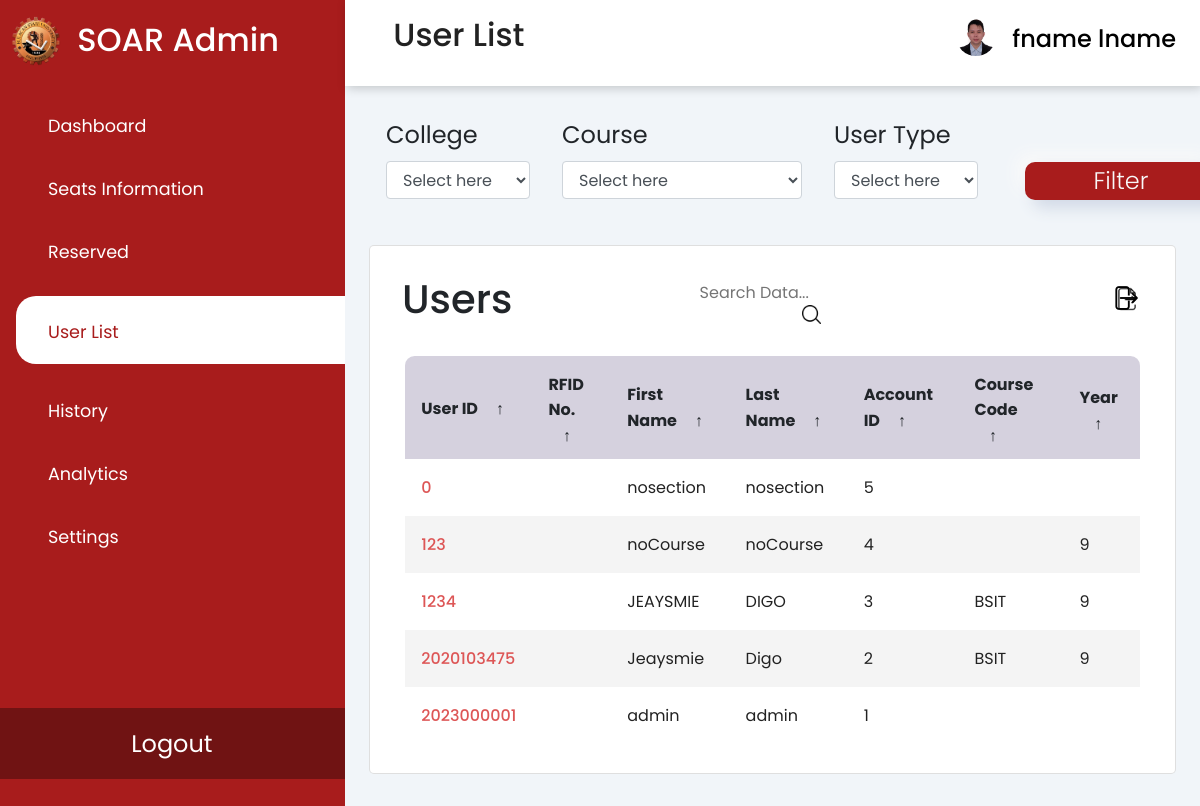
/user-list.php (signed in), run on an earlier commit of the app's database.
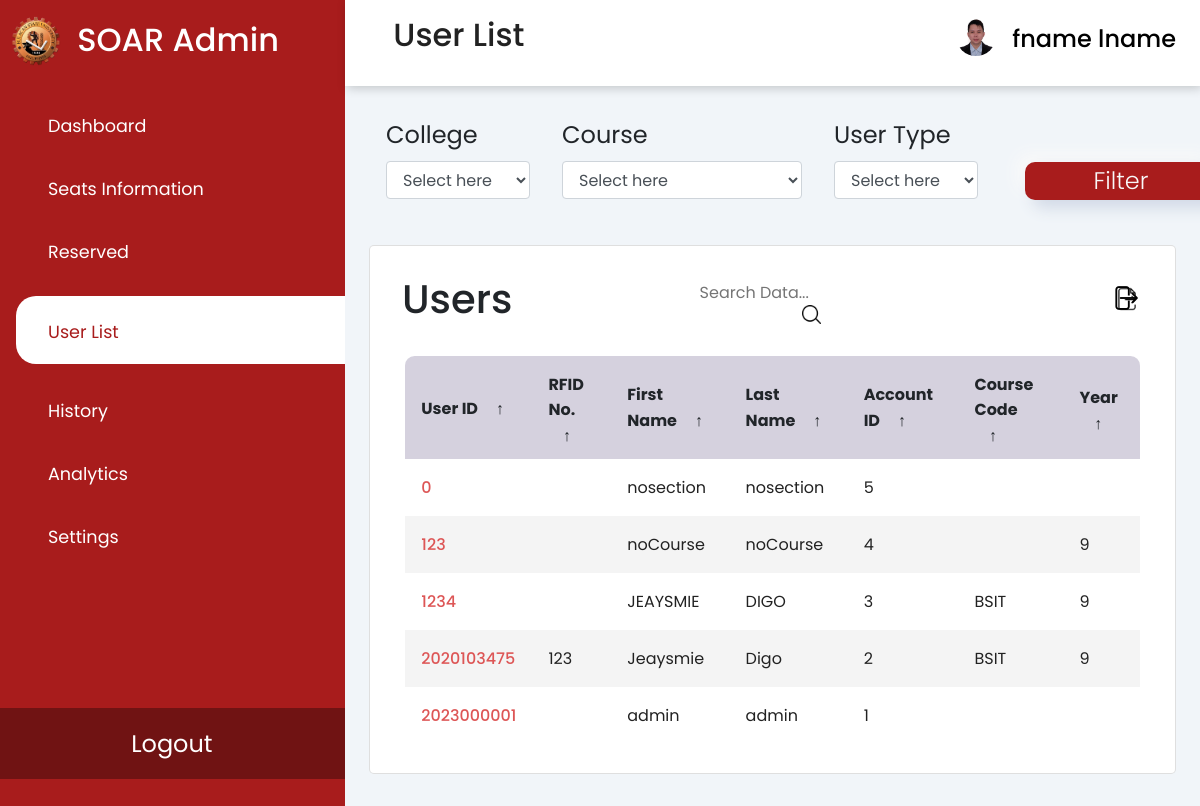
And on a later commit of the database.
### tables this page shows
CREATE TABLE `users` (
  `user_id` int(11) NOT NULL,
  `rfid_no` varchar(50) DEFAULT NULL,
  `first_name` varchar(255) DEFAULT NULL,
  `last_name` varchar(255) DEFAULT NULL,
  `account_id` int(11) DEFAULT NULL,
  `course_code` varchar(50) DEFAULT NULL,
  `yearsec_id` int(11) DEFAULT NULL
);

### user-list.php (the view, shortened to what the changed rows need)
<?php
require 'assets/php/connect.php';
$sql = "SELECT user_id, rfid_no, first_name, last_name, account_id, course_code, yearsec_id from users";
$result = $conn -> query($sql);
?>
<!DOCTYPE HTML>
<html>
<head>
    <link rel="stylesheet" href="https://cdn.jsdelivr.net/npm/bootstrap@4.6.2/dist/css/bootstrap.min.css"
>
    <link rel="stylesheet" type="text/css" href="assets/css/user-list.css" />
    <link rel="stylesheet"
        href="https://maxst.icons8.com/vue-static/landings/line-awesome/line-awesome/1.3.0/css/line-awesome.min.css">
</head>
<body>
    <div class="sidebar">
        <div class="sidebar-brand">
            <h2> <span>SOAR Admin</span></h2>
        </div>
    </div>
    <div class="main-content">
        <header>
            <h2>
                <label for="nav-toggle">
                    <span class="la la-bars"></span>
                </label>
                User List
            </h2>
        </header>
        <main>
            <div class="recent-grid">
                <div class="history">
                    <div class="card">
                        <div class="card-body">
                            <div class="table-responsive">
                                <section class="table__header">
                                    <h1>Users</h1>
                                </section>
                                <section class="table__body">
                                    <table id="customers_table">
                                        <thead>
                                            <tr>
                                                <th> User ID <span class="icon-arrow">&UpArrow;</span></th>
                                                <th> RFID No. <span class="icon-arrow">&UpArrow;</span></th>
                                                <th> First Name <span class="icon-arrow">&UpArrow;</span></th>
                                                <th> Last Name <span class="icon-arrow">&UpArrow;</span></th>
                                                <th> Account ID <span class="icon-arrow">&UpArrow;</span></th>
                                                <th> Course Code <span class="icon-arrow">&UpArrow;</span></th>
                                                <th> Year <span class="icon-arrow">&UpArrow;</span></th>
                                            </tr>
                                        </thead>
                                        <?php
                                        if ($result->num_rows > 0) {
                                            while ($row = $result->fetch_assoc()) {
                                                ?>
                                                <tr>
                                                    <td class="studno"><?php echo $row['user_id']; ?></td>
                                                    <td><?php echo $row['rfid_no']; ?></td>
                                                    <td><?php echo $row['first_name']; ?></td>
                                                    <td><?php echo $row['last_name']; ?></td>
                                                    <td><?php echo $row['account_id']; ?></td>
                                                    <td><?php echo $row['course_code']; ?></td>
                                                    <td><?php echo $row['yearsec_id']; ?></td>
                                                </tr>
                                            <?php
                                            }
                                        } else {
                                            echo "<tr><td colspan='7'>No users found.</td></tr>";
                                        }
                                        ?>
                                    </table>
                                </section>
                            </div>
                        </div>
                    </div>
                </div>
            </div>
        </main>
    </div>
</body>
</html>

What changed in the data, as far as the page shows it:
changed users "Jeaysmie": rfid_no (not shown) → "123"
